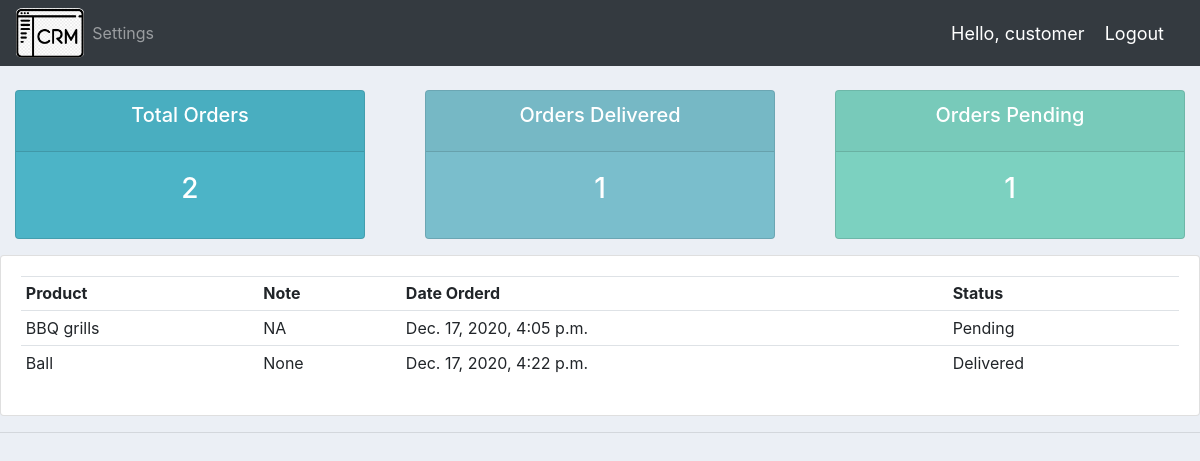
The app's page /user/ (signed in) with its own data.
### account/models.py (models this page shows, shortened)
class Order(models.Model):
    STATUS = (
        ('Pending', 'Pending'),
        ('Out for delivery', 'Out for delivery'),
        ('Delivered', 'Delivered'),
    )
    customer = models.ForeignKey(Customer, null=True, on_delete=models.SET_NULL)
    product = models.ForeignKey(Product, null=True, on_delete=models.SET_NULL)
    date_created = models.DateTimeField(auto_now_add=True, null=True)
    status = models.CharField(max_length=200, null=True, choices=STATUS)
    note = models.CharField(max_length=1000, null=True)

class Product(models.Model):
    CATEGORY = (
        ('Indoor','Indoor'),
        ('Out Door','Out Door'),
    )
    name = models.CharField(max_length=200, null=True)
    price = models.FloatField(null=True)
    category = models.CharField(max_length=200, null=True, choices=CATEGORY)
    description = models.CharField(max_length=200, null=True, blank=True)
    date_created = models.DateTimeField(auto_now_add=True, null=True)
    tag = models.ManyToManyField(Tag)
    def __str__(self):
        return self.name

### account/decorators.py (the view)
        def wrapper_func(request, *args, **kwargs):
            group = None
            if request.user.groups.exists():
                group = request.user.groups.all()[0].name
            if group in allowed_roles:
                return view_func(request, *args, **kwargs)
            else:
                return HttpResponse('You are not authorized to view this page')

### account/views.py (called while the page is built)
@login_required(login_url='login')
@allowed_users(allowed_roles=['customer'])
def userPage(request):
    orders = request.user.customer.order_set.all()
    total_orders = orders.count()
    delivered = orders.filter(status='Delivered').count()
    pending = orders.filter(status='Pending').count()
    context = {'orders': orders, 'total_orders': total_orders,
               'delivered': delivered, 'pending': pending}
    return render(request, 'account/user.html', context)

### account/templates/account/user.html
{% extends 'account/main.html' %}
{% block content %}
{% include 'account/status.html' %}
<div class="row">
	<div class="col-md">
		<div class="card card-body">
			<table class="table table-sm">
				<tr>
					<th>Product</th>
					<th>Note</th>
					<th>Date Orderd</th>
					<th>Status</th>
				</tr>
				{% for order in orders %}
					<tr>
						<td>{{ order.product }}</td>
						<td>{{ order.note }}</td>
						<td>{{ order.date_created }}</td>
						<td>{{ order.status }}</td>
					</tr>
				{% endfor %}
			</table>
		</div>
	</div>
</div>
{% endblock content %}

### account/templates/account/navbar.html (shortened to what this page needs)
{% load static %}
<nav class="navbar navbar-expand-lg navbar-dark bg-dark">
  <img id="logo" src="{% static '/images/logo.png' %}" alt="">
  <div class="collapse navbar-collapse" id="navbarNav">
    <ul class="navbar-nav">
        {% if request.user.is_staff%}
          <li class="nav-item active">
            <a class="nav-link" href="{% url 'home' %}">Dashboard</a>
          </li>
          <li class="nav-item">
            <a class="nav-link" href="{% url 'products' %}">Products</a>
          </li>
      {% else %}
       <li class="nav-item">
        <a class="nav-link" href="{% url 'account' %}">Settings</a>
      </li>
      {% endif %}
    </ul>
  </div>
  <span class="hello-msg">Hello, {{request.user}}</span>
  <span><a class="hello-msg" href="{% url 'logout' %}">Logout</a></span>
</nav>

### static/css/main.css (style rules this page uses)
#logo { height: 50px; width: auto; border-radius: 10%; }
body { background-color: #ebeff5; }

### account/templates/account/navbar.html (style rules this page uses)
.hello-msg { font-size: 18px; color: #fff; margin-right: 20px; }

### records on screen
Order: product "BBQ grills", note "NA", date_created "Dec. 17, 2020, 4:05 p.m.", status "Pending"
Order: product "Ball", note "None", date_created "Dec. 17, 2020, 4:22 p.m.", status "Delivered"

### other values on screen
{{ request.user }} "customer"
{{ total_orders }} "2"
{{ delivered }} "1"
{{ pending }} "1"
